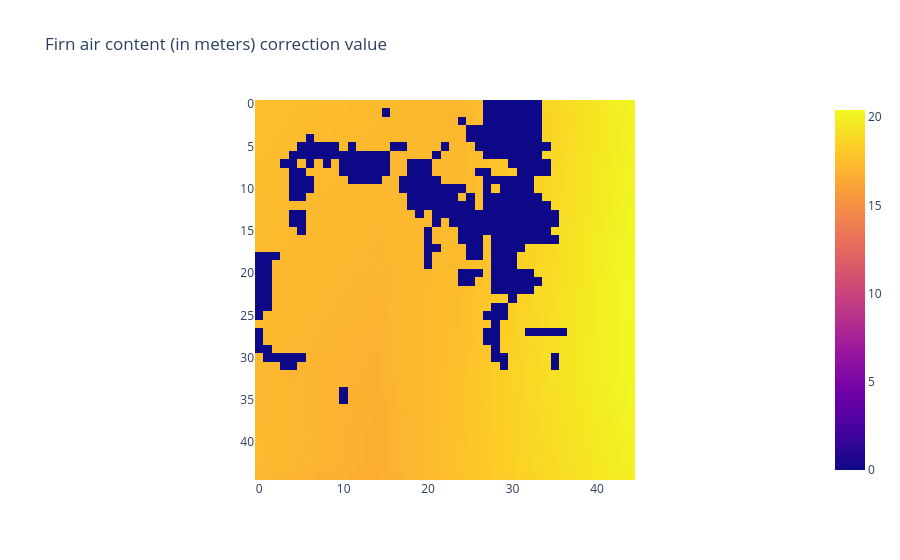

Notebook cell for this chart:
### Code cell
fig = px.imshow((scene.firn.values), 
                # DEFAULT for matrices: only tensor because of conversion
                origin = "upper", 
                title = "Firn air content (in meters) correction value")
fig.show()

### Figure 1 — Plotly figure (JSON) as saved in the notebook; plotly's stock layout.template omitted (floating-point values rounded to 4 significant figures; data arrays with more than 128 entries replaced by an {"elided": "..."} marker saying what was removed)
{"data": [{"coloraxis": "coloraxis", "hovertemplate": "x: %{x}<br>y: %{y}<br>color: %{z}<extra></extra>", "name": "0", "type": "heatmap", "xaxis": "x", "yaxis": "y", "z": {"elided": "45x45 float values"}}], "layout": {"coloraxis": {"colorscale": [[0, "#0d0887"], [0.1111, "#46039f"], [0.2222, "#7201a8"], [0.3333, "#9c179e"], [0.4444, "#bd3786"], [0.5556, "#d8576b"], [0.6667, "#ed7953"], [0.7778, "#fb9f3a"], [0.8889, "#fdca26"], [1, "#f0f921"]]}, "title": {"text": "Firn air content (in meters) correction value"}, "xaxis": {"anchor": "y", "constrain": "domain", "domain": [0, 1], "scaleanchor": "y"}, "yaxis": {"anchor": "x", "autorange": "reversed", "constrain": "domain", "domain": [0, 1]}}}
